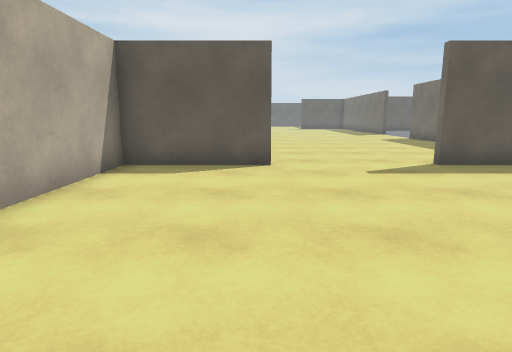
[1] (above)

21 first-person views from a walk through a scene from a Unity 3-D project. The camera is 1.2 m above the floor, tilts 10° down and sees 75° across. The floor is counted in squares, 1 m on a side. Each view is taken from the middle of a square. On the plan, view 1 faces up. The plan holds only what a view shows up to about 14 squares ahead; the rest is blank. The place goes on beyond the plan. The player is left out. Some animated figures are left out.

[2]
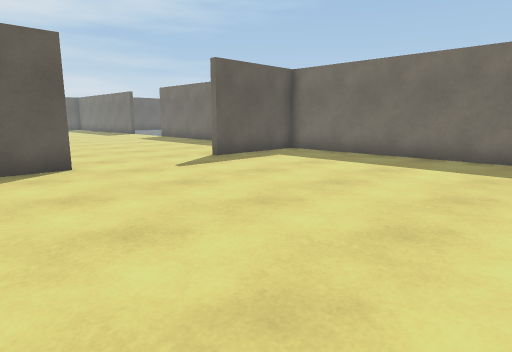

[3]
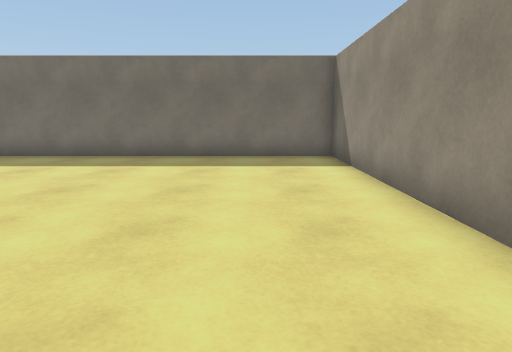

[4]
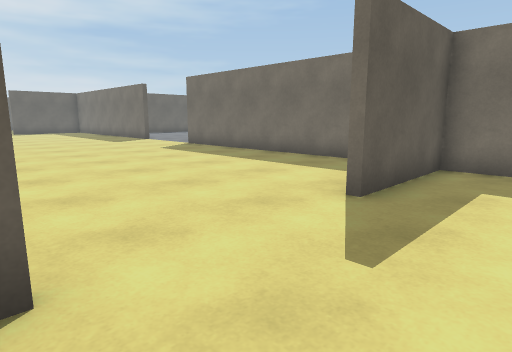

[5]
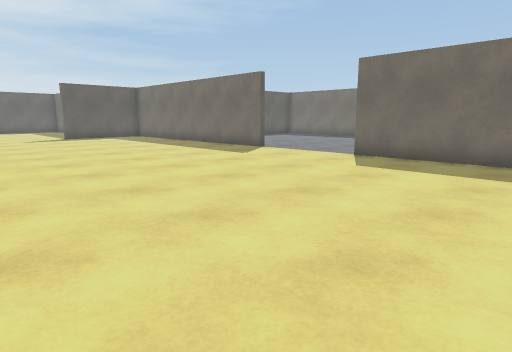

[6]
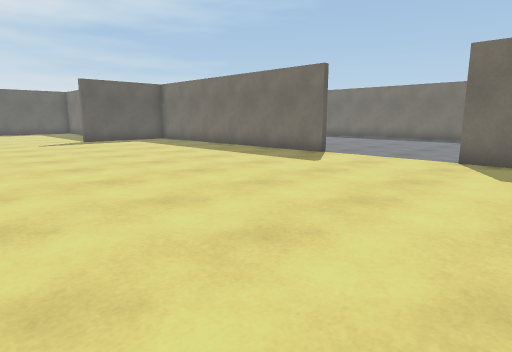

[7]
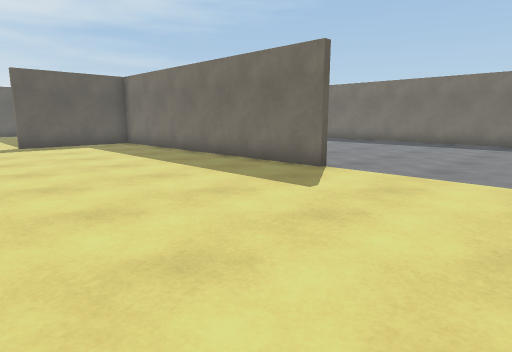

[8]
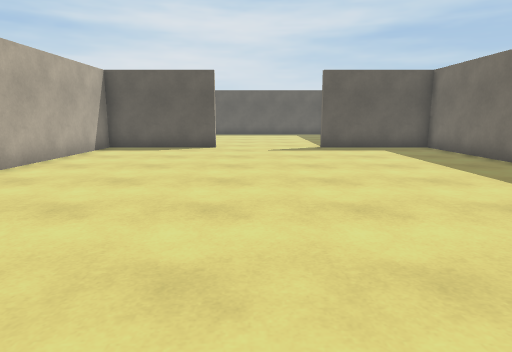

[9]
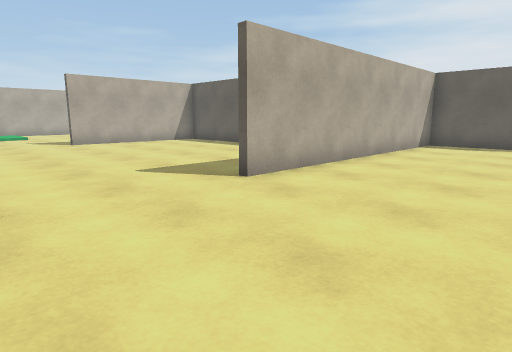

[10]
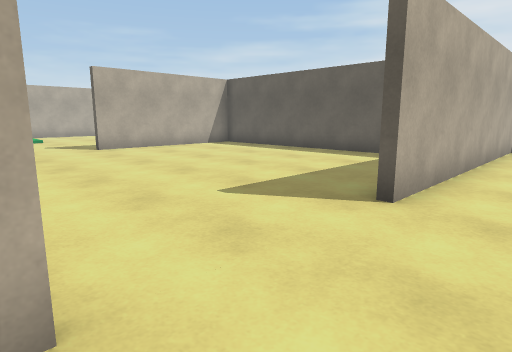

[11]
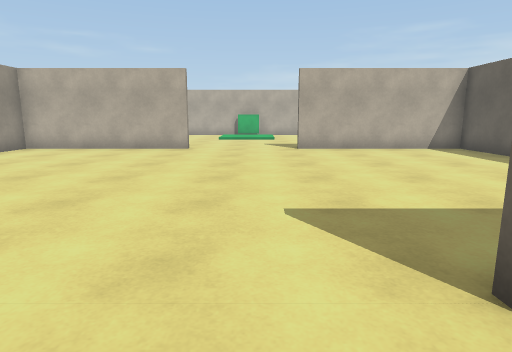

[12]
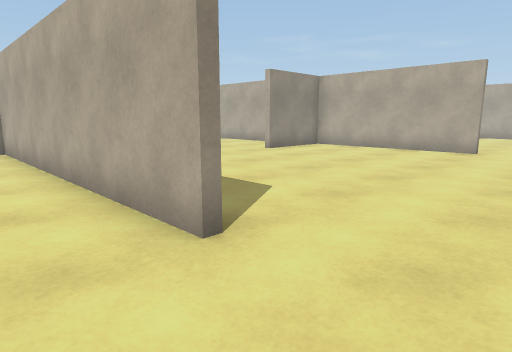

[13]
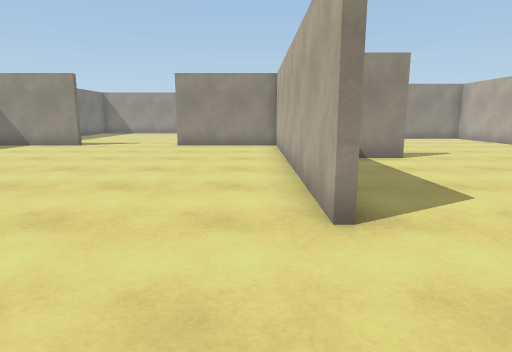

[14]
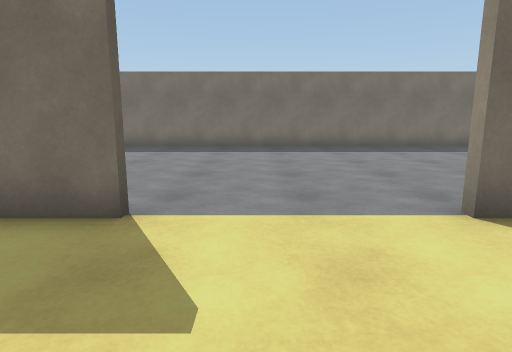

[15]
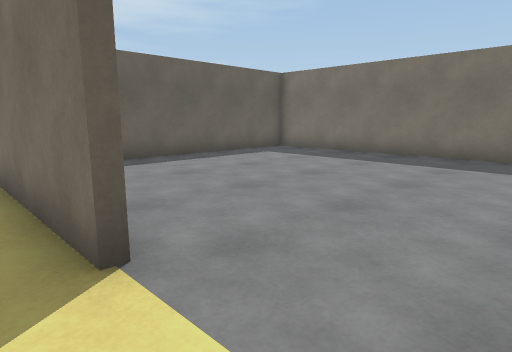

[16]
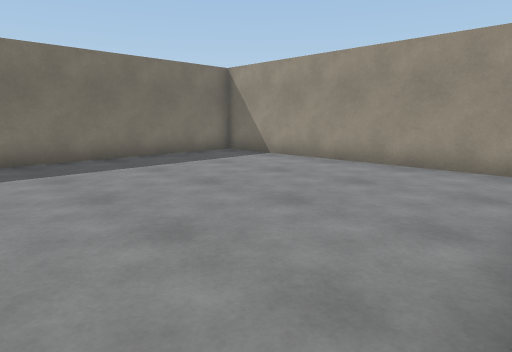

[17]
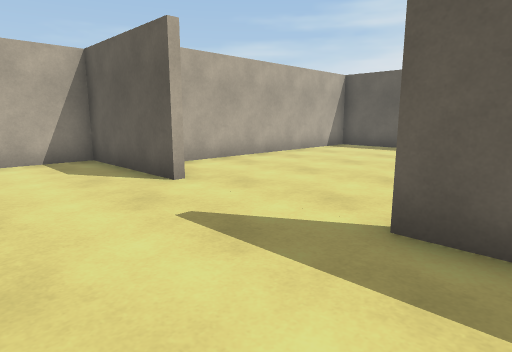

[18]
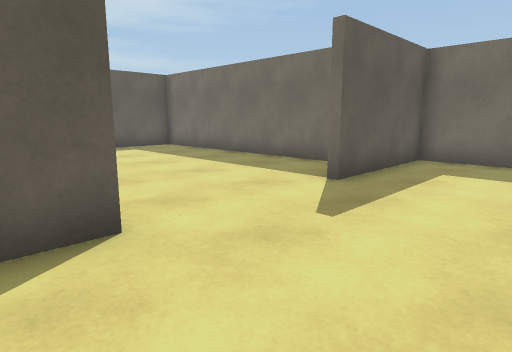

[19]
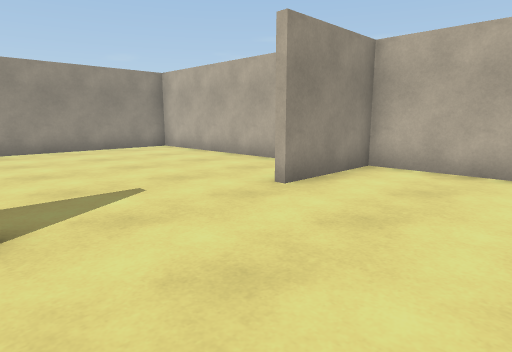

[20]
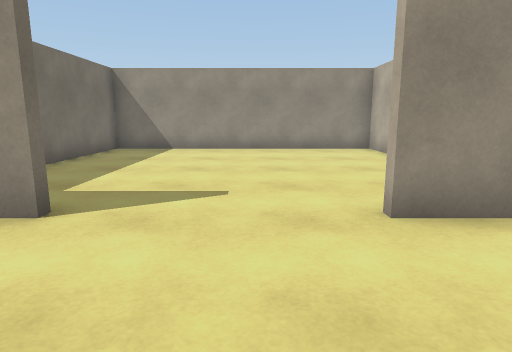

[21]
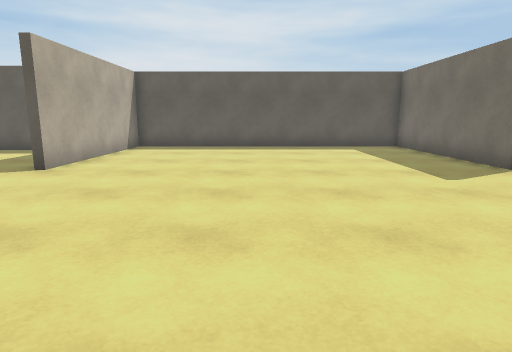

### Floor plan
Points are (right, up) in squares from view 1. A wall is a line through its corners. A room is listed if a view was taken in it or the views show most of it. See-through windows are left out.
Room 1 (views 1, 2, 3, 4, 5, 6, 7, 8, 9, 10, 11, 12, 13, 14, 15, 16, 17, 18, 19, 20, 21)
walls: (-3.9, 19.5) (-3.9, 8.6); (-4.1, 23.6) (-4.1, 29.9) (-14.9, 29.9) (-14.9, 23.6); (8.9, 23.5) (8.9, 34.4) (4.6, 34.4); (-7.5, 13.1) (-6, 13.1); (0.5, 8.4) (-3.4, 8.4) (-3.4, 4.2); (10, 12.6) (18.9, 12.6) (18.9, 30.4) (12, 30.4); (8.9, 11) (8.9, 19.4); (0.5, 34.4) (-3.9, 34.4) (-3.9, 23.6); (-14.9, 19.5) (-14.9, 13.1) (-11.6, 13.1); (-14.4, 10.5) (-14.4, 4.1) (-4.6, 4.1) (-4.6, 8.6); (6.9, 36) (6.9, 43.4); (1, -2.4) (8.4, -2.4) (8.4, 8.4) (4.6, 8.4); (-1.9, 43.4) (-1.9, 36)

Where each view was taken, in squares from view 1:
view 1: 0 up, 0 right, facing up
view 2: 0 up, 2 left, facing up-right
view 3: 0 up, 2 left, facing right
view 4: 6 up, 0 right, facing up-right
view 5: 14 up, 1 left, facing up-right
view 6: 17 up, 1 left, facing up-right
view 7: 19 up, 2 right, facing up-right
view 8: 21 up, 2 right, facing up
view 9: 19 up, 1 right, facing up-left
view 10: 19 up, 2 left, facing up-left
view 11: 22 up, 2 left, facing left
view 12: 22 up, 2 left, facing down-left
view 13: 23 up, 3 left, facing down
view 14: 22 up, 5 right, facing right
view 15: 21 up, 8 right, facing up-right
view 16: 21 up, 9 right, facing down-right
view 17: 31 up, 6 right, facing up-left
view 18: 31 up, 1 left, facing up-right
view 19: 17 up, 7 left, facing down-left
view 20: 17 up, 10 left, facing down
view 21: 16 up, 10 left, facing up
